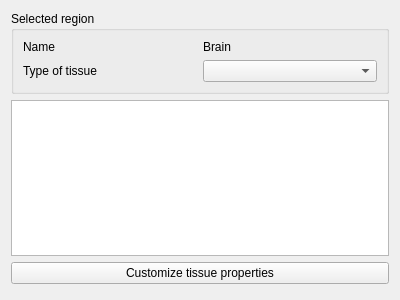
<?xml version="1.0" encoding="UTF-8"?>
<ui version="4.0">
 <class>OrganPrintTissuePanelControls</class>
 <widget class="QWidget" name="OrganPrintTissuePanelControls">
  <property name="geometry">
   <rect>
    <x>0</x>
    <y>0</y>
    <width>400</width>
    <height>300</height>
   </rect>
  </property>
  <property name="windowTitle">
   <string>Form</string>
  </property>
  <layout class="QVBoxLayout" name="verticalLayout_2">
   <item>
    <widget class="QGroupBox" name="groupBox">
     <property name="title">
      <string>Selected region</string>
     </property>
     <layout class="QGridLayout" name="gridLayout_2">
      <item row="0" column="1">
       <widget class="QLabel" name="tissuNameLabel">
        <property name="text">
         <string>Brain</string>
        </property>
       </widget>
      </item>
      <item row="1" column="0">
       <widget class="QLabel" name="label_3">
        <property name="text">
         <string>Type of tissue</string>
        </property>
       </widget>
      </item>
      <item row="0" column="0">
       <widget class="QLabel" name="label">
        <property name="text">
         <string>Name</string>
        </property>
       </widget>
      </item>
      <item row="1" column="1">
       <widget class="QComboBox" name="tissuTypeComboBox"/>
      </item>
     </layout>
    </widget>
   </item>
   <item>
    <widget class="QTextEdit" name="textEdit">
     <property name="readOnly">
      <bool>true</bool>
     </property>
    </widget>
   </item>
   <item>
    <widget class="QPushButton" name="pushButton">
     <property name="text">
      <string>Customize tissue properties</string>
     </property>
    </widget>
   </item>
   <item>
    <spacer name="verticalSpacer">
     <property name="orientation">
      <enum>Qt::Vertical</enum>
     </property>
     <property name="sizeHint" stdset="0">
      <size>
       <width>20</width>
       <height>40</height>
      </size>
     </property>
    </spacer>
   </item>
  </layout>
 </widget>
 <resources/>
 <connections/>
</ui>
